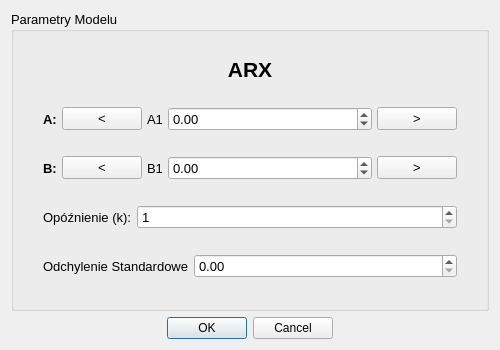
<?xml version="1.0" encoding="UTF-8"?>
<ui version="4.0">
 <class>Dialog</class>
 <widget class="QDialog" name="Dialog">
  <property name="geometry">
   <rect>
    <x>0</x>
    <y>0</y>
    <width>500</width>
    <height>350</height>
   </rect>
  </property>
  <property name="windowTitle">
   <string>Ustawienia ARX</string>
  </property>
  <layout class="QVBoxLayout" name="mainDialogLayout">
   <item>
    <widget class="QGroupBox" name="groupARXSettings">
     <property name="font">
      <font>
       <pointsize>10</pointsize>
      </font>
     </property>
     <property name="title">
      <string>Parametry Modelu</string>
     </property>
     <layout class="QVBoxLayout" name="verticalLayout_Group">
      <property name="spacing">
       <number>15</number>
      </property>
      <property name="topMargin">
       <number>15</number>
      </property>
      <property name="bottomMargin">
       <number>15</number>
      </property>
      <item>
       <widget class="QLabel" name="d_ARX_name">
        <property name="sizePolicy">
         <sizepolicy hsizetype="Preferred" vsizetype="Fixed">
          <horstretch>0</horstretch>
          <verstretch>0</verstretch>
         </sizepolicy>
        </property>
        <property name="font">
         <font>
          <pointsize>16</pointsize>
          <bold>true</bold>
         </font>
        </property>
        <property name="text">
         <string>ARX</string>
        </property>
        <property name="alignment">
         <set>Qt::AlignCenter</set>
        </property>
       </widget>
      </item>
      <item>
       <layout class="QHBoxLayout" name="hbox_A">
        <property name="spacing">
         <number>5</number>
        </property>
        <item>
         <spacer name="spacer_A_left">
          <property name="sizePolicy">
           <sizepolicy hsizetype="Expanding" vsizetype="Minimum">
            <horstretch>0</horstretch>
            <verstretch>0</verstretch>
           </sizepolicy>
          </property>
          <property name="orientation">
           <enum>Qt::Horizontal</enum>
          </property>
          <property name="sizeType">
           <enum>QSizePolicy::Expanding</enum>
          </property>
          <property name="sizeHint" stdset="0">
           <size>
            <width>20</width>
            <height>20</height>
           </size>
          </property>
         </spacer>
        </item>
        <item>
         <widget class="QLabel" name="d_ARX_A">
          <property name="font">
           <font>
            <pointsize>10</pointsize>
            <bold>true</bold>
           </font>
          </property>
          <property name="text">
           <string>A:</string>
          </property>
         </widget>
        </item>
        <item>
         <widget class="QPushButton" name="d_ARX_A_left">
          <property name="text">
           <string>&lt;</string>
          </property>
         </widget>
        </item>
        <item>
         <widget class="QLabel" name="d_ARX_A_id">
          <property name="text">
           <string>A1</string>
          </property>
          <property name="alignment">
           <set>Qt::AlignCenter</set>
          </property>
         </widget>
        </item>
        <item>
         <widget class="QDoubleSpinBox" name="d_ARX_A_value">
          <property name="sizePolicy">
           <sizepolicy hsizetype="Expanding" vsizetype="Fixed">
            <horstretch>4</horstretch>
            <verstretch>0</verstretch>
           </sizepolicy>
          </property>
          <property name="decimals">
           <number>2</number>
          </property>
          <property name="minimum">
           <double>-100.000000000000000</double>
          </property>
          <property name="maximum">
           <double>100.000000000000000</double>
          </property>
          <property name="singleStep">
           <double>0.100000000000000</double>
          </property>
         </widget>
        </item>
        <item>
         <widget class="QPushButton" name="d_ARX_A_right">
          <property name="text">
           <string>&gt;</string>
          </property>
         </widget>
        </item>
        <item>
         <spacer name="spacer_A_right">
          <property name="sizePolicy">
           <sizepolicy hsizetype="Expanding" vsizetype="Minimum">
            <horstretch>0</horstretch>
            <verstretch>0</verstretch>
           </sizepolicy>
          </property>
          <property name="orientation">
           <enum>Qt::Horizontal</enum>
          </property>
          <property name="sizeType">
           <enum>QSizePolicy::Expanding</enum>
          </property>
          <property name="sizeHint" stdset="0">
           <size>
            <width>20</width>
            <height>20</height>
           </size>
          </property>
         </spacer>
        </item>
       </layout>
      </item>
      <item>
       <layout class="QHBoxLayout" name="hbox_B">
        <property name="spacing">
         <number>5</number>
        </property>
        <item>
         <spacer name="spacer_B_left">
          <property name="sizePolicy">
           <sizepolicy hsizetype="Expanding" vsizetype="Minimum">
            <horstretch>0</horstretch>
            <verstretch>0</verstretch>
           </sizepolicy>
          </property>
          <property name="orientation">
           <enum>Qt::Horizontal</enum>
          </property>
          <property name="sizeType">
           <enum>QSizePolicy::Expanding</enum>
          </property>
          <property name="sizeHint" stdset="0">
           <size>
            <width>20</width>
            <height>20</height>
           </size>
          </property>
         </spacer>
        </item>
        <item>
         <widget class="QLabel" name="d_ARX_B">
          <property name="font">
           <font>
            <pointsize>10</pointsize>
            <bold>true</bold>
           </font>
          </property>
          <property name="text">
           <string>B:</string>
          </property>
         </widget>
        </item>
        <item>
         <widget class="QPushButton" name="d_ARX_B_left">
          <property name="text">
           <string>&lt;</string>
          </property>
         </widget>
        </item>
        <item>
         <widget class="QLabel" name="d_ARX_B_id">
          <property name="text">
           <string>B1</string>
          </property>
          <property name="alignment">
           <set>Qt::AlignCenter</set>
          </property>
         </widget>
        </item>
        <item>
         <widget class="QDoubleSpinBox" name="d_ARX_B_value">
          <property name="sizePolicy">
           <sizepolicy hsizetype="Expanding" vsizetype="Fixed">
            <horstretch>4</horstretch>
            <verstretch>0</verstretch>
           </sizepolicy>
          </property>
          <property name="minimum">
           <double>-100.000000000000000</double>
          </property>
          <property name="maximum">
           <double>100.000000000000000</double>
          </property>
          <property name="singleStep">
           <double>0.100000000000000</double>
          </property>
         </widget>
        </item>
        <item>
         <widget class="QPushButton" name="d_ARX_B_right">
          <property name="text">
           <string>&gt;</string>
          </property>
         </widget>
        </item>
        <item>
         <spacer name="spacer_B_right">
          <property name="sizePolicy">
           <sizepolicy hsizetype="Expanding" vsizetype="Minimum">
            <horstretch>0</horstretch>
            <verstretch>0</verstretch>
           </sizepolicy>
          </property>
          <property name="orientation">
           <enum>Qt::Horizontal</enum>
          </property>
          <property name="sizeType">
           <enum>QSizePolicy::Expanding</enum>
          </property>
          <property name="sizeHint" stdset="0">
           <size>
            <width>20</width>
            <height>20</height>
           </size>
          </property>
         </spacer>
        </item>
       </layout>
      </item>
      <item>
       <layout class="QHBoxLayout" name="hbox_misc">
        <property name="spacing">
         <number>5</number>
        </property>
        <item>
         <spacer name="spacer_misc_left">
          <property name="sizePolicy">
           <sizepolicy hsizetype="Expanding" vsizetype="Minimum">
            <horstretch>0</horstretch>
            <verstretch>0</verstretch>
           </sizepolicy>
          </property>
          <property name="orientation">
           <enum>Qt::Horizontal</enum>
          </property>
          <property name="sizeType">
           <enum>QSizePolicy::Expanding</enum>
          </property>
          <property name="sizeHint" stdset="0">
           <size>
            <width>20</width>
            <height>20</height>
           </size>
          </property>
         </spacer>
        </item>
        <item>
         <widget class="QLabel" name="d_ARX_delay">
          <property name="text">
           <string>Opóźnienie (k):</string>
          </property>
         </widget>
        </item>
        <item>
         <widget class="QSpinBox" name="d_ARX_delay_value">
          <property name="sizePolicy">
           <sizepolicy hsizetype="Expanding" vsizetype="Fixed">
            <horstretch>2</horstretch>
            <verstretch>0</verstretch>
           </sizepolicy>
          </property>
          <property name="minimum">
           <number>1</number>
          </property>
          <property name="maximum">
           <number>100</number>
          </property>
         </widget>
        </item>
        <item>
         <spacer name="spacer_misc_right">
          <property name="sizePolicy">
           <sizepolicy hsizetype="Expanding" vsizetype="Minimum">
            <horstretch>0</horstretch>
            <verstretch>0</verstretch>
           </sizepolicy>
          </property>
          <property name="orientation">
           <enum>Qt::Horizontal</enum>
          </property>
          <property name="sizeType">
           <enum>QSizePolicy::Expanding</enum>
          </property>
          <property name="sizeHint" stdset="0">
           <size>
            <width>20</width>
            <height>20</height>
           </size>
          </property>
         </spacer>
        </item>
       </layout>
      </item>
      <item>
       <layout class="QHBoxLayout" name="hbox_noise">
        <property name="spacing">
         <number>5</number>
        </property>
        <item>
         <spacer name="spacer_noise_left">
          <property name="sizePolicy">
           <sizepolicy hsizetype="Expanding" vsizetype="Minimum">
            <horstretch>0</horstretch>
            <verstretch>0</verstretch>
           </sizepolicy>
          </property>
          <property name="orientation">
           <enum>Qt::Horizontal</enum>
          </property>
          <property name="sizeType">
           <enum>QSizePolicy::Expanding</enum>
          </property>
          <property name="sizeHint" stdset="0">
           <size>
            <width>20</width>
            <height>20</height>
           </size>
          </property>
         </spacer>
        </item>
        <item>
         <widget class="QLabel" name="d_ARX_odchylenie">
          <property name="text">
           <string>Odchylenie Standardowe</string>
          </property>
         </widget>
        </item>
        <item>
         <widget class="QDoubleSpinBox" name="d_ARX_odchylenie_value">
          <property name="sizePolicy">
           <sizepolicy hsizetype="Expanding" vsizetype="Fixed">
            <horstretch>2</horstretch>
            <verstretch>0</verstretch>
           </sizepolicy>
          </property>
          <property name="maximum">
           <double>2.000000000000000</double>
          </property>
          <property name="singleStep">
           <double>0.010000000000000</double>
          </property>
         </widget>
        </item>
        <item>
         <spacer name="spacer_noise_right">
          <property name="sizePolicy">
           <sizepolicy hsizetype="Expanding" vsizetype="Minimum">
            <horstretch>0</horstretch>
            <verstretch>0</verstretch>
           </sizepolicy>
          </property>
          <property name="orientation">
           <enum>Qt::Horizontal</enum>
          </property>
          <property name="sizeType">
           <enum>QSizePolicy::Expanding</enum>
          </property>
          <property name="sizeHint" stdset="0">
           <size>
            <width>20</width>
            <height>20</height>
           </size>
          </property>
         </spacer>
        </item>
       </layout>
      </item>
     </layout>
    </widget>
   </item>
   <item>
    <widget class="QDialogButtonBox" name="buttonBox">
     <property name="orientation">
      <enum>Qt::Horizontal</enum>
     </property>
     <property name="standardButtons">
      <set>QDialogButtonBox::Cancel|QDialogButtonBox::Ok</set>
     </property>
     <property name="centerButtons">
      <bool>true</bool>
     </property>
    </widget>
   </item>
  </layout>
 </widget>
 <resources/>
 <connections>
  <connection>
   <sender>buttonBox</sender>
   <signal>accepted()</signal>
   <receiver>Dialog</receiver>
   <slot>accept()</slot>
   <hints>
    <hint type="sourcelabel">
     <x>20</x>
     <y>20</y>
    </hint>
    <hint type="destinationlabel">
     <x>20</x>
     <y>20</y>
    </hint>
   </hints>
  </connection>
  <connection>
   <sender>buttonBox</sender>
   <signal>rejected()</signal>
   <receiver>Dialog</receiver>
   <slot>reject()</slot>
   <hints>
    <hint type="sourcelabel">
     <x>20</x>
     <y>20</y>
    </hint>
    <hint type="destinationlabel">
     <x>20</x>
     <y>20</y>
    </hint>
   </hints>
  </connection>
 </connections>
</ui>
